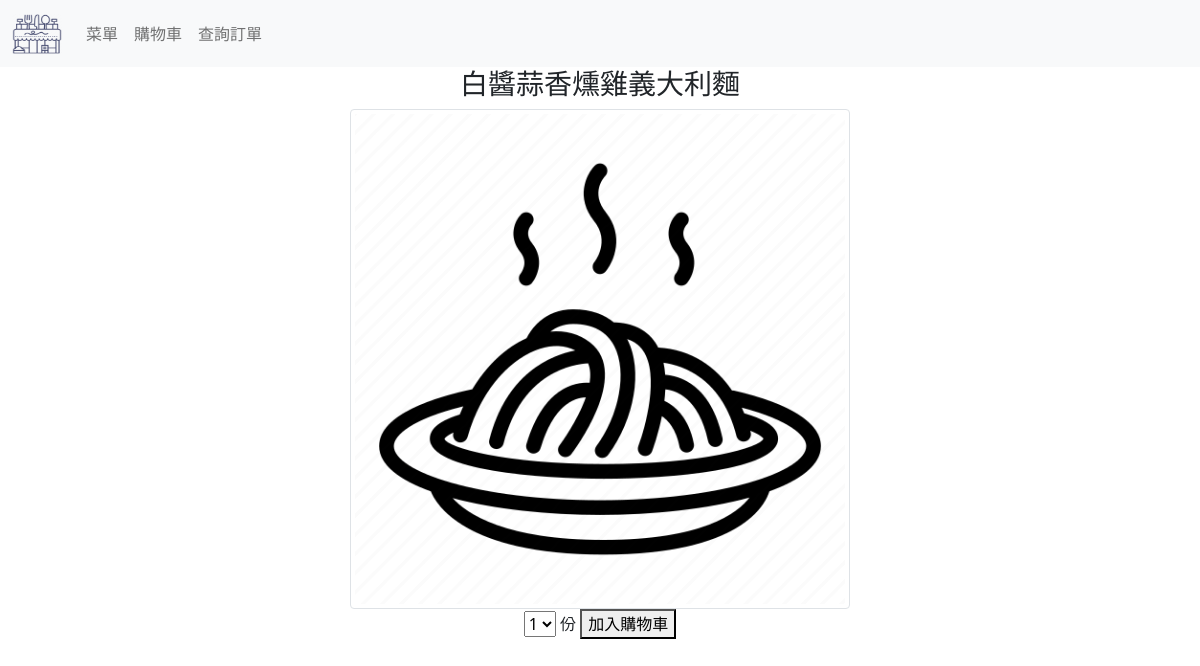
The app's page /detail/2 with its own data.
### app/models.py (models this page shows, shortened)
class Meal(models.Model):
    type = [('義大利麵','義大利麵'),('蛋料理','蛋料理'),('炸物與點心','炸物與點心'),('飯料理','飯料理')]
    category = models.CharField(max_length=100, choices=type)
    name = models.CharField(max_length=100)
    price = models.PositiveIntegerField()
    description = models.TextField(max_length=250, blank=True)
    image = models.ImageField(upload_to='app/image', blank=True)

### app/views.py (the view)
# urls.py: path('detail/<int:meal_id>', views.detail, name='detail'),
def detail(request, meal_id):
    meal = get_object_or_404(Meal, pk=meal_id)
    return render(request, 'app/detail.html', locals())

### app/templates/app/detail.html (shortened to what this page needs)
<!DOCTYPE html>
<html lang="en">
<head>
</head>
<body>
{% extends 'app/base.html' %}
{% block content %}
<div class="text-center">
    <form method="POST" action="{% url 'addcart' meal.id %}">
        <label><h3>{{meal.name}}</h3></label>
        <br>
        {% if meal.image %}
            <img src="{{meal.image.url}}" class="img-thumbnail" alt="..." height="400" width=500">
        {% endif %}
        <br>
        <select name="unit">
            <option value="1" selected="selected">1</option>
        </select> <label>份</label>
        <button type="submit">加入購物車</button>
    </form>
</div>
{% endblock %}

### records on screen
Meal: name "白醬蒜香燻雞義大利麵", image (picture)
